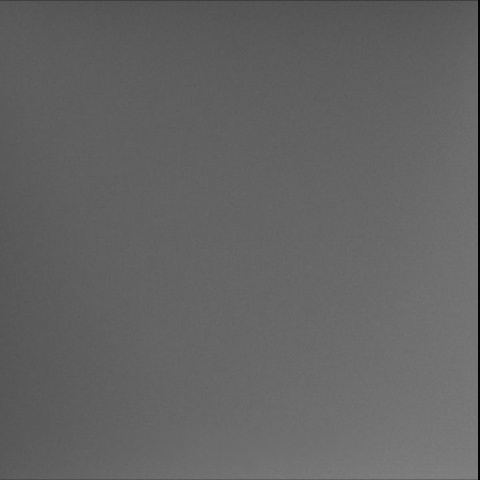
#> input picture examples/images/carinthia_contamination_1.jpg, 480 x 480 px; its folder holds only this picture in this run
$ python -i _v31.py   (imports and definitions only)   (older library calls are emulated)
#> lines starting #> are read from the running program, lines starting #| are printed output that depends on the picture; after the words box and inside, x2 and y2 are one past the last pixel; in counts of white or black regions, pixels touching at a corner belong together
#> further down, picture is the input picture: shape (480, 480, 3); min 0, max 130, mean 99.4
"""
VTL v3 Core — Visual Topology of Light
15-coordinate image descriptor. Physics-grounded, modality-agnostic.
"""
import numpy as np
import cv2

COORD_NAMES = [
    'delta_x', 'delta_y', 'r_v', 'mu', 'sdi',
    'rho_r', 'x_p', 'theta', 'd_s', 'nils', 'ler',
    'edge_density', 'ds_low', 'ds_mid', 'ds_high'
]

COORD_LABELS = {
    'delta_x':      'Centroid X offset',
    'delta_y':      'Centroid Y offset',
    'r_v':          'Radial variance',
    'mu':           'Mean intensity',
    'sdi':          'Spatial dispersion (entropy)',
    'rho_r':        'Radial correlation',
    'x_p':          'Peak X offset',
    'theta':        'Dominant gradient angle',
    'd_s':          'Spectral spread',
    'nils':         'Edge sharpness (NILS)',
    'ler':          'Edge roughness (LER)',
    'edge_density': 'Edge pixel density',
    'ds_low':       'Low-frequency power fraction',
    'ds_mid':       'Mid-frequency power fraction',
    'ds_high':      'High-frequency power fraction',
}

COORD_DESCRIPTIONS = {
    'delta_x':      'Intensity-weighted centroid horizontal offset from image center. Detects asymmetric defect placement.',
    'delta_y':      'Intensity-weighted centroid vertical offset from image center.',
    'r_v':          'Radial variance of intensity mass. High = diffuse/ring defects. Low = center-concentrated.',
    'mu':           'Mean normalized intensity. Encodes defect density and global brightness.',
    'sdi':          'Normalized Shannon entropy of intensity histogram. High = complex texture. Low = uniform regions.',
    'rho_r':        'Pearson correlation between radial distance and intensity. Encodes whether bright regions are central or peripheral.',
    'x_p':          'Horizontal offset of intensity peak from centroid. Detects asymmetric hot spots.',
    'theta':        'Intensity-weighted dominant gradient orientation. Detects oriented features (scratches, lines).',
    'd_s':          'Spectral spread — center of mass of FFT power spectrum. High = fine detail. Low = coarse structure.',
    'nils':         'Normalized Image Log Slope: median(|∇I|/I) at Canny edge pixels. Edge sharpness normalized by local intensity.',
    'ler':          'Line Edge Roughness: std of lateral contour deviation, normalized by image diagonal. Stochastic noise indicator.',
    'edge_density': 'Fraction of pixels classified as edges by Canny detector. High = complex boundary structure.',
    'ds_low':       'Fraction of FFT power in low spatial frequencies (r < max_r/3). Encodes global form energy.',
    'ds_mid':       'Fraction of FFT power in mid spatial frequencies (max_r/3 ≤ r < 2·max_r/3). Encodes feature-scale energy.',
    'ds_high':      'Fraction of FFT power in high spatial frequencies (r ≥ 2·max_r/3). Encodes edge/noise energy.',
}


def extract(img_arr: np.ndarray) -> dict:
    """
    Extract VTL v3.1 coordinates from an image array.
    Accepts H×W or H×W×C uint8 or float arrays.
    Returns dict of 15 named coordinates.
    """
    img = img_arr.astype(np.float64)
    if img.ndim == 3:
        img = img.mean(axis=2)
#> img: shape (480, 480) float64
    H, W = img.shape
#> H = 480; W = 480

    img_n = (img - img.min()) / (img.max() - img.min() + 1e-9)
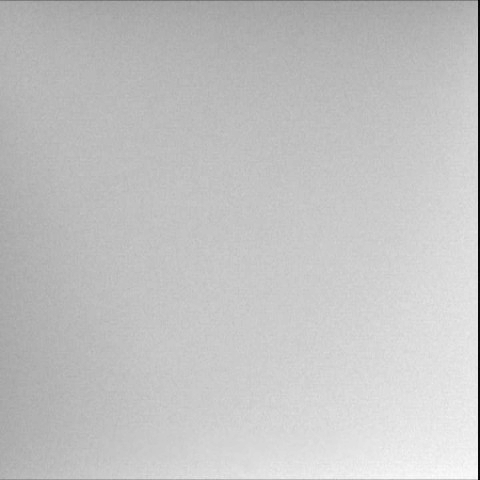
#> img_n: shape (480, 480) float64; min 0, max 1, mean 0.765
    total_mass = img_n.sum() + 1e-9
#> total_mass = 176222.1
    ys, xs = np.mgrid[0:H, 0:W]

    # Centroid
    cx = (xs * img_n).sum() / total_mass
#> cx = 245.9
    cy = (ys * img_n).sum() / total_mass
#> cy = 246.9
    delta_x = float((cx - W / 2) / W)
#> delta_x = 0.0122
    delta_y = float((cy - H / 2) / H)
#> delta_y = 0.0144

    # Radial variance
    r2 = (xs - cx) ** 2 + (ys - cy) ** 2
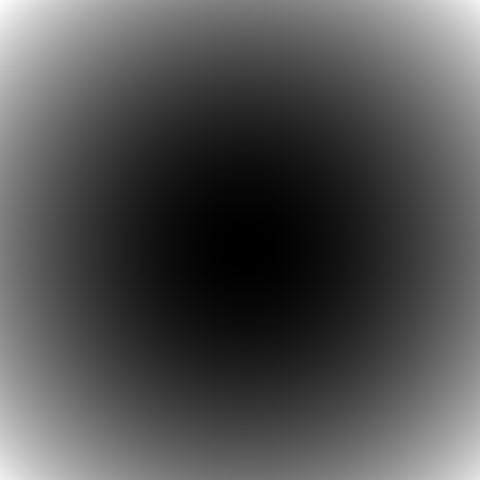
#> r2: shape (480, 480) float64; min 0.0317, max 121401.8, mean 38494.9; drawn with min black and max white
    r_v = float((r2 * img_n).sum() / (total_mass * (max(W, H) / 2) ** 2))
#> r_v = 0.66

    # Mean intensity
    mu = float(img_n.mean())
#> mu = 0.765

    # Entropy (SDI)
    hist, _ = np.histogram(img_n.ravel(), bins=64, range=(0, 1))
#> hist = 64 values, max 23073 at index 47, min 0 at index 6, mean 3600
    h = hist / (hist.sum() + 1e-9)
#> h = 64 values, max 0.1 at index 47, min 0 at index 6, mean 0.0156
    h = h[h > 0]
#> h = 40 values, max 0.1 at index 23, min 4.34e-06 at index 5, mean 0.025
    sdi = float(-np.sum(h * np.log2(h)) / np.log2(64))
#> sdi = 0.682

    # Radial correlation
    rho_r = float(np.corrcoef(np.sqrt(r2).ravel(), img_n.ravel())[0, 1])
#> rho_r = -0.172
    if np.isnan(rho_r):
        rho_r = 0.0

    # Peak offset
    x_p = float((np.argmax(img_n) % W - cx) / W)
#> x_p = 0.388

    # Dominant gradient angle
    gx = cv2.Sobel(img_n, cv2.CV_64F, 1, 0, ksize=3)
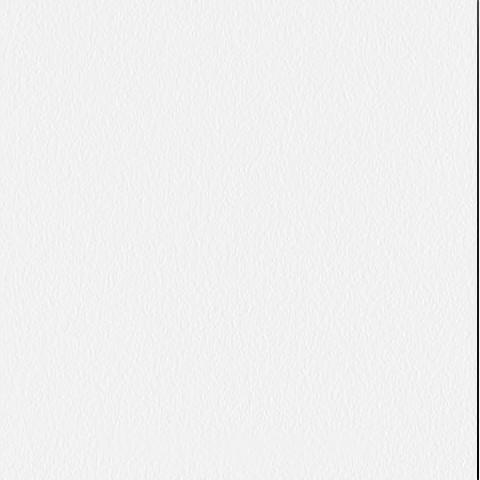
#> gx: shape (480, 480) float64; min -3.69, max 0.2, mean -0.0106; drawn with min black and max white
    gy = cv2.Sobel(img_n, cv2.CV_64F, 0, 1, ksize=3)
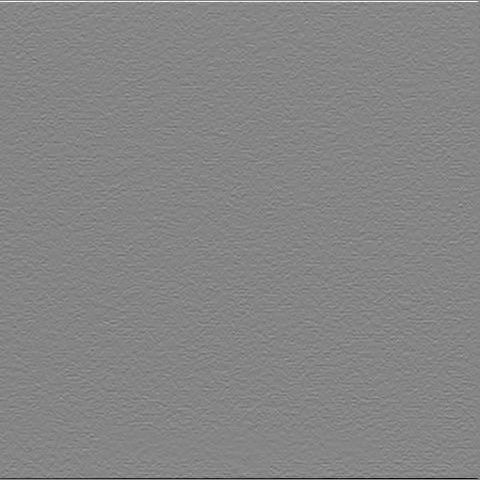
#> gy: shape (480, 480) float64; min -0.862, max 0.792, mean 0.00361; drawn with min black and max white
    gmag = np.sqrt(gx ** 2 + gy ** 2)
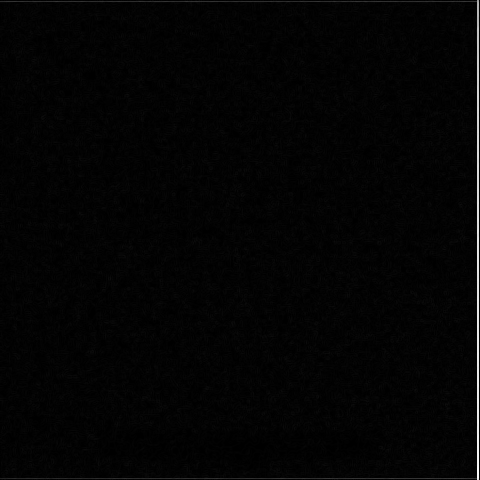
#> gmag: shape (480, 480) float64; min 0, max 3.69, mean 0.06; drawn with min black and max white
    gth = np.arctan2(gy, gx)
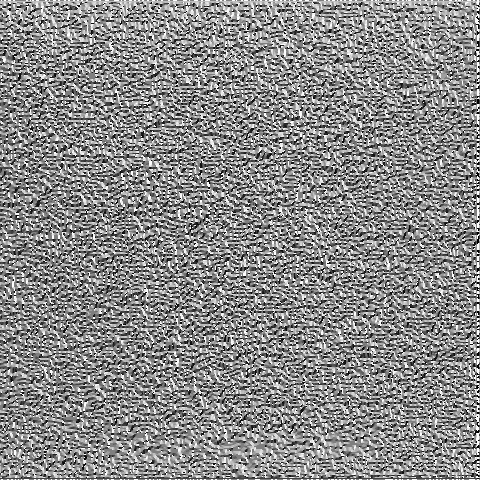
#> gth: shape (480, 480) float64; min -3.14, max 3.14, mean 0.252; drawn with min black and max white
    w = gmag / (gmag.sum() + 1e-9)
    theta = float(
        np.arctan2((w * np.sin(2 * gth)).sum(), (w * np.cos(2 * gth)).sum()) / (2 * np.pi)
    )
#> theta = 0.00526

    # Spectral spread + band decomposition
    fft2 = np.fft.fft2(img_n)
    power = np.abs(np.fft.fftshift(fft2)) ** 2
    fy, fx_f = np.mgrid[-H // 2: H // 2, -W // 2: W // 2]
    fr = np.sqrt(fx_f ** 2 + fy ** 2)
    max_fr = np.sqrt((H // 2) ** 2 + (W // 2) ** 2)
#> max_fr = 339.4
    total_power = power.sum() + 1e-9
#> total_power = 3.14e+10
    d_s = float((fr * power).sum() / (total_power * max_fr))
#> d_s = 0.000969
    ds_low  = float(power[fr <  max_fr / 3].sum() / total_power)
#> ds_low = 0.999
    ds_mid  = float(power[(fr >= max_fr / 3) & (fr < 2 * max_fr / 3)].sum() / total_power)
#> ds_mid = 0.000892
    ds_high = float(power[fr >= 2 * max_fr / 3].sum() / total_power)
#> ds_high = 1.05e-05

    # NILS + edge density — Canny mask shared across both coordinates
    img_u8 = (img_n * 255).clip(0, 255).astype(np.uint8)
    edges = cv2.Canny(img_u8, 30, 90)
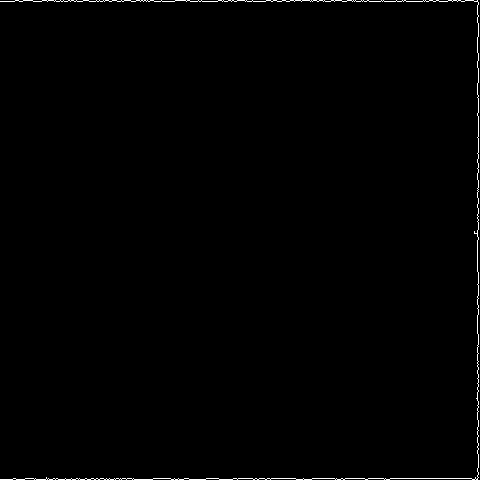
#> edges: shape (480, 480); 0.63% white in thin lines or dots
    em = edges.astype(bool)
#> em: shape (480, 480) bool; 0.63% white in thin lines or dots
    edge_density = float(em.sum() / (H * W))
#> edge_density = 0.00626
    si = img_n.copy()
    si[si < 1e-6] = 1e-6
#> si: shape (480, 480) float64; under 0.01% of pixels changed, all inside (x1, y1, x2, y2) = (478, 0, 479, 1)
    nils = float(np.clip(np.median(gmag[em] / si[em]) if em.sum() > 0 else 0.0, 0, 10))
#> nils = 1

    # LER
    cnts, _ = cv2.findContours(edges, cv2.RETR_LIST, cv2.CHAIN_APPROX_NONE)
#> cnts = 1 contour, all with area under 20
    devs = []
    for cnt in cnts:
        pts = cnt.squeeze()
        if pts.ndim < 2 or len(pts) < 8:
            continue
        win = max(3, len(pts) // 10)
        xc = pts[:, 0].astype(float)
        yc = pts[:, 1].astype(float)
        d = np.sqrt(
            (xc - np.convolve(xc, np.ones(win) / win, 'same')) ** 2
            + (yc - np.convolve(yc, np.ones(win) / win, 'same')) ** 2
        )
        trim = win // 2
        devs.extend(d[trim:-trim].tolist())
#> this loop made 1 pass
#> (win, trim) on pass 1: (287, 143)
#> after the loop, devs = 2589 values, max 71.08 at index 1314, min 0.0687 at index 706, mean 10.52
    ler = float(np.std(devs) / np.sqrt(H ** 2 + W ** 2)) if len(devs) >= 10 else 0.0
#> ler = 0.0224

    return dict(
        delta_x=delta_x, delta_y=delta_y, r_v=r_v, mu=mu,
        sdi=sdi, rho_r=rho_r, x_p=x_p, theta=theta,
        d_s=d_s, nils=nils, ler=ler,
        edge_density=edge_density, ds_low=ds_low, ds_mid=ds_mid, ds_high=ds_high
    )


def coords_array(coords: dict) -> np.ndarray:
    """Return coordinates as ordered numpy array matching COORD_NAMES."""
    return np.array([coords[k] for k in COORD_NAMES])

>>> import cv2
>>> picture = cv2.imread('../../examples/images/carinthia_contamination_1.jpg')
>>> result = extract(picture)
#> result = 15 items

$ run again, on examples/images/carinthia_contamination_2.jpg
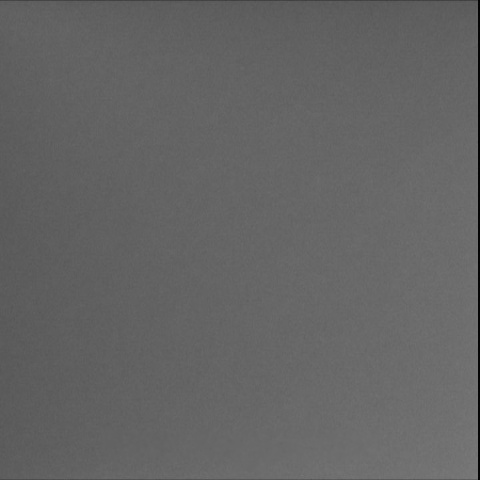
#> input picture examples/images/carinthia_contamination_2.jpg, 480 x 480 px
#> picture is the input picture: shape (480, 480, 3); min 0, max 122, mean 100.1
#> total_mass = 189057.8
#> cx = 243.9
#> cy = 242.6
#> delta_x = 0.00807
#> delta_y = 0.00532
#> r_v = 0.661
#> mu = 0.821
#> hist = 64 values, max 34327 at index 52, min 0 at index 6, mean 3600
#> in extract, `h = hist / (hist.sum() + 1e-9)`: h = 64 values, max 0.149 at index 52, min 0 at index 6, mean 0.0156
#> in extract, `h = h[h > 0]`: h = 36 values, max 0.149 at index 24, min 4.34e-06 at index 0, mean 0.0278
#> sdi = 0.596
#> rho_r = -0.158
#> x_p = 0.479
#> in extract, `gth = np.arctan2(gy, gx)`:
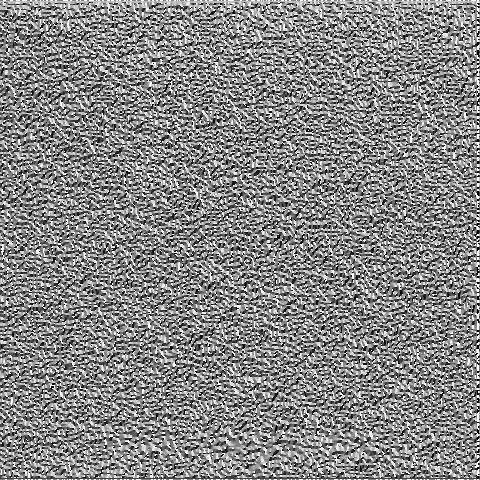
#> gth: shape (480, 480) float64; min -3.14, max 3.14, mean 0.164; drawn with min black and max white
#> theta = 0.00241
#> total_power = 3.6e+10
#> d_s = 0.000933
#> ds_low = 0.999
#> ds_mid = 0.000913
#> ds_high = 1.08e-05
#> in extract, `edges = cv2.Canny(img_u8, 30, 90)`:
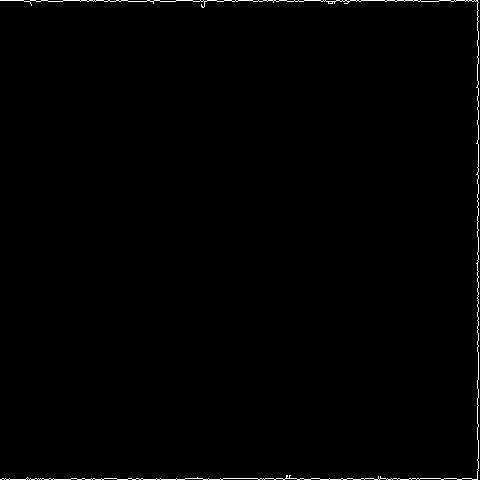
#> edges: shape (480, 480); 0.64% white in thin lines or dots
#> em: shape (480, 480) bool; 0.64% white in thin lines or dots
#> edge_density = 0.00645
#> si: shape (480, 480) float64; min 1e-06, max 1, mean 0.821
#> nils = 0.811
#> cnts = 3 contours, 2 with area under 20; largest, box (x1, y1, x2, y2) and area: (0, 0, 479, 480) 24
#> the loop in extract, `for cnt in cnts:` made 3 passes
#> pts on pass 1: [[26, 478], [27, 477], [28, 478], [27, 479]]
#> after the loop in extract, `for cnt in cnts:`: devs = 2641 values, max 73 at index 1354, min 0 at index 1, mean 11
#> ler = 0.0223
#> result = 15 items

$ run again, on examples/images/carinthia_normal_1.jpg
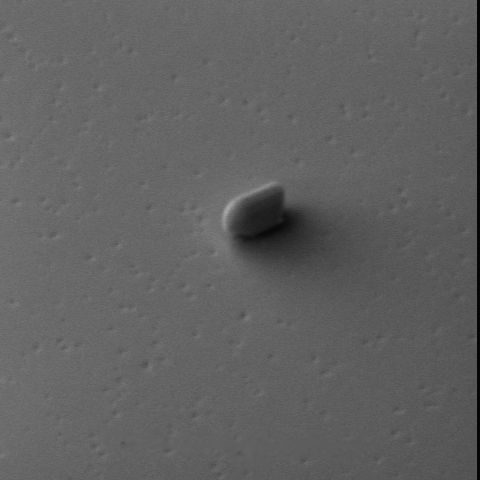
#> input picture examples/images/carinthia_normal_1.jpg, 480 x 480 px
#> picture is the input picture: shape (480, 480, 3); min 0, max 167, mean 97.2
#> total_mass = 134056.4
#> cx = 230.5
#> cy = 236.4
#> delta_x = -0.0198
#> delta_y = -0.00743
#> r_v = 0.668
#> mu = 0.582
#> hist = 64 values, max 45142 at index 39, min 5 at index 62, mean 3600
#> h = 64 values, max 0.196 at index 39, min 2.17e-05 at index 62, mean 0.0156
#> sdi = 0.612
#> rho_r = 0.0483
#> x_p = -0.00515
#> in extract, `gth = np.arctan2(gy, gx)`:
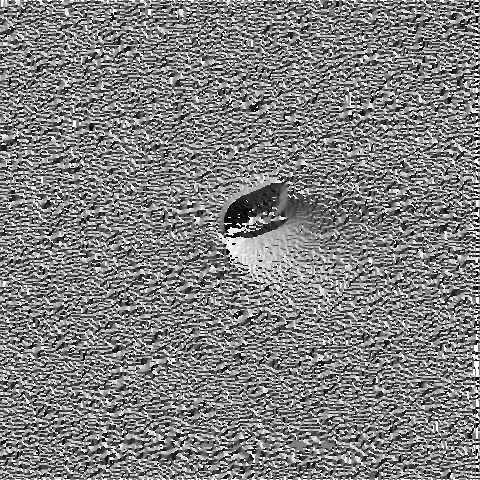
#> gth: shape (480, 480) float64; min -3.14, max 3.14, mean 0.0116; drawn with min black and max white
#> theta = 0.407
#> total_power = 1.83e+10
#> d_s = 0.00121
#> ds_low = 0.999
#> ds_mid = 0.000571
#> ds_high = 0.000108
#> in extract, `edges = cv2.Canny(img_u8, 30, 90)`:
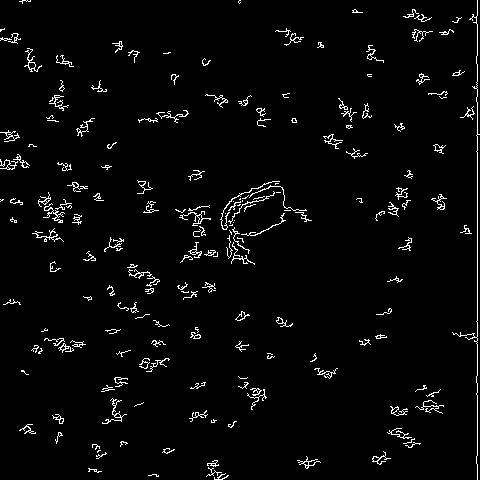
#> edges: shape (480, 480); 3.1% white in thin lines or dots
#> em: shape (480, 480) bool; 3.1% white in thin lines or dots
#> edge_density = 0.0305
#> si: shape (480, 480) float64; min 1e-06, max 1, mean 0.582
#> nils = 0.303
#> cnts = 278 contours, 240 with area under 20; largest, box (x1, y1, x2, y2) and area: (24, 48, 42, 72) 56, (235, 311, 250, 321) 48, (0, 159, 18, 170) 40, (236, 311, 246, 321) 39, (188, 242, 202, 258) 38
#> the loop in extract, `for cnt in cnts:` made 278 passes
#> (win, trim) on passes 1, 2, 4: (3, 1), (4, 2), (3, 1)
#> after the loop in extract, `for cnt in cnts:`: devs = 10113 values, max 26.75 at index 9652, min 0 at index 8, mean 0.946
#> ler = 0.00247
#> result = 15 items
